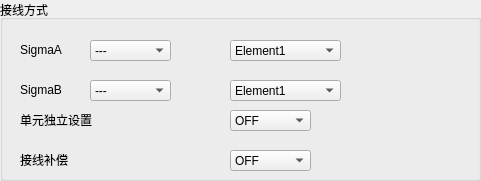
  <widget class="QGroupBox" name="groupBox_3">
   <property name="geometry">
    <rect>
     <x>10</x>
     <y>30</y>
     <width>481</width>
     <height>181</height>
    </rect>
   </property>
   <property name="title">
    <string>接线方式</string>
   </property>
   <widget class="QLabel" name="label_38">
    <property name="geometry">
     <rect>
      <x>20</x>
      <y>40</y>
      <width>71</width>
      <height>20</height>
     </rect>
    </property>
    <property name="text">
     <string>SigmaA</string>
    </property>
   </widget>
   <widget class="QComboBox" name="comboBox_SigmA1">
    <property name="geometry">
     <rect>
      <x>90</x>
      <y>40</y>
      <width>81</width>
      <height>21</height>
     </rect>
    </property>
    <item>
     <property name="text">
      <string>---</string>
     </property>
    </item>
    <item>
     <property name="text">
      <string>1P3W</string>
     </property>
    </item>
    <item>
     <property name="text">
      <string>3P3W</string>
     </property>
    </item>
    <item>
     <property name="text">
      <string>3P4W</string>
     </property>
    </item>
    <item>
     <property name="text">
      <string>3V3A</string>
     </property>
    </item>
   </widget>
   <widget class="QComboBox" name="comboBox_SigmA2">
    <property name="geometry">
     <rect>
      <x>230</x>
      <y>40</y>
      <width>111</width>
      <height>21</height>
     </rect>
    </property>
    <item>
     <property name="text">
      <string>Element1</string>
     </property>
    </item>
    <item>
     <property name="text">
      <string>Element2</string>
     </property>
    </item>
    <item>
     <property name="text">
      <string>Element3</string>
     </property>
    </item>
    <item>
     <property name="text">
      <string>Element4</string>
     </property>
    </item>
   </widget>
   <widget class="QComboBox" name="comboBox_SigmB1">
    <property name="geometry">
     <rect>
      <x>90</x>
      <y>80</y>
      <width>81</width>
      <height>21</height>
     </rect>
    </property>
    <item>
     <property name="text">
      <string>---</string>
     </property>
    </item>
    <item>
     <property name="text">
      <string>1P3W</string>
     </property>
    </item>
    <item>
     <property name="text">
      <string>3P3W</string>
     </property>
    </item>
    <item>
     <property name="text">
      <string>3P4W</string>
     </property>
    </item>
    <item>
     <property name="text">
      <string>3V3A</string>
     </property>
    </item>
   </widget>
   <widget class="QComboBox" name="comboBox_SigmB2">
    <property name="geometry">
     <rect>
      <x>230</x>
      <y>80</y>
      <width>111</width>
      <height>21</height>
     </rect>
    </property>
    <item>
     <property name="text">
      <string>Element1</string>
     </property>
    </item>
    <item>
     <property name="text">
      <string>Element2</string>
     </property>
    </item>
    <item>
     <property name="text">
      <string>Element3</string>
     </property>
    </item>
    <item>
     <property name="text">
      <string>Element4</string>
     </property>
    </item>
   </widget>
   <widget class="QLabel" name="label_41">
    <property name="geometry">
     <rect>
      <x>20</x>
      <y>80</y>
      <width>71</width>
      <height>20</height>
     </rect>
    </property>
    <property name="text">
     <string>SigmaB</string>
    </property>
   </widget>
   <widget class="QComboBox" name="comboBox_WiringCom">
    <property name="geometry">
     <rect>
      <x>230</x>
      <y>150</y>
      <width>81</width>
      <height>21</height>
     </rect>
    </property>
    <item>
     <property name="text">
      <string>OFF</string>
     </property>
    </item>
    <item>
     <property name="text">
      <string>U_I</string>
     </property>
    </item>
    <item>
     <property name="text">
      <string>I_U</string>
     </property>
    </item>
   </widget>
   <widget class="QComboBox" name="comboBox_UnitSet">
    <property name="geometry">
     <rect>
      <x>230</x>
      <y>110</y>
      <width>81</width>
      <height>21</height>
     </rect>
    </property>
    <item>
     <property name="text">
      <string>OFF</string>
     </property>
    </item>
    <item>
     <property name="text">
      <string>ON</string>
     </property>
    </item>
   </widget>
   <widget class="QLabel" name="label_42">
    <property name="geometry">
     <rect>
      <x>20</x>
      <y>150</y>
      <width>81</width>
      <height>20</height>
     </rect>
    </property>
    <property name="text">
     <string>接线补偿</string>
    </property>
   </widget>
   <widget class="QLabel" name="label_43">
    <property name="geometry">
     <rect>
      <x>20</x>
      <y>110</y>
      <width>111</width>
      <height>20</height>
     </rect>
    </property>
    <property name="text">
     <string>单元独立设置</string>
    </property>
   </widget>
   <widget class="QGroupBox" name="groupBox_12">
    <property name="geometry">
     <rect>
      <x>0</x>
      <y>190</y>
      <width>481</width>
      <height>111</height>
     </rect>
    </property>
    <property name="title">
     <string>更新率</string>
    </property>
   </widget>
  </widget>
